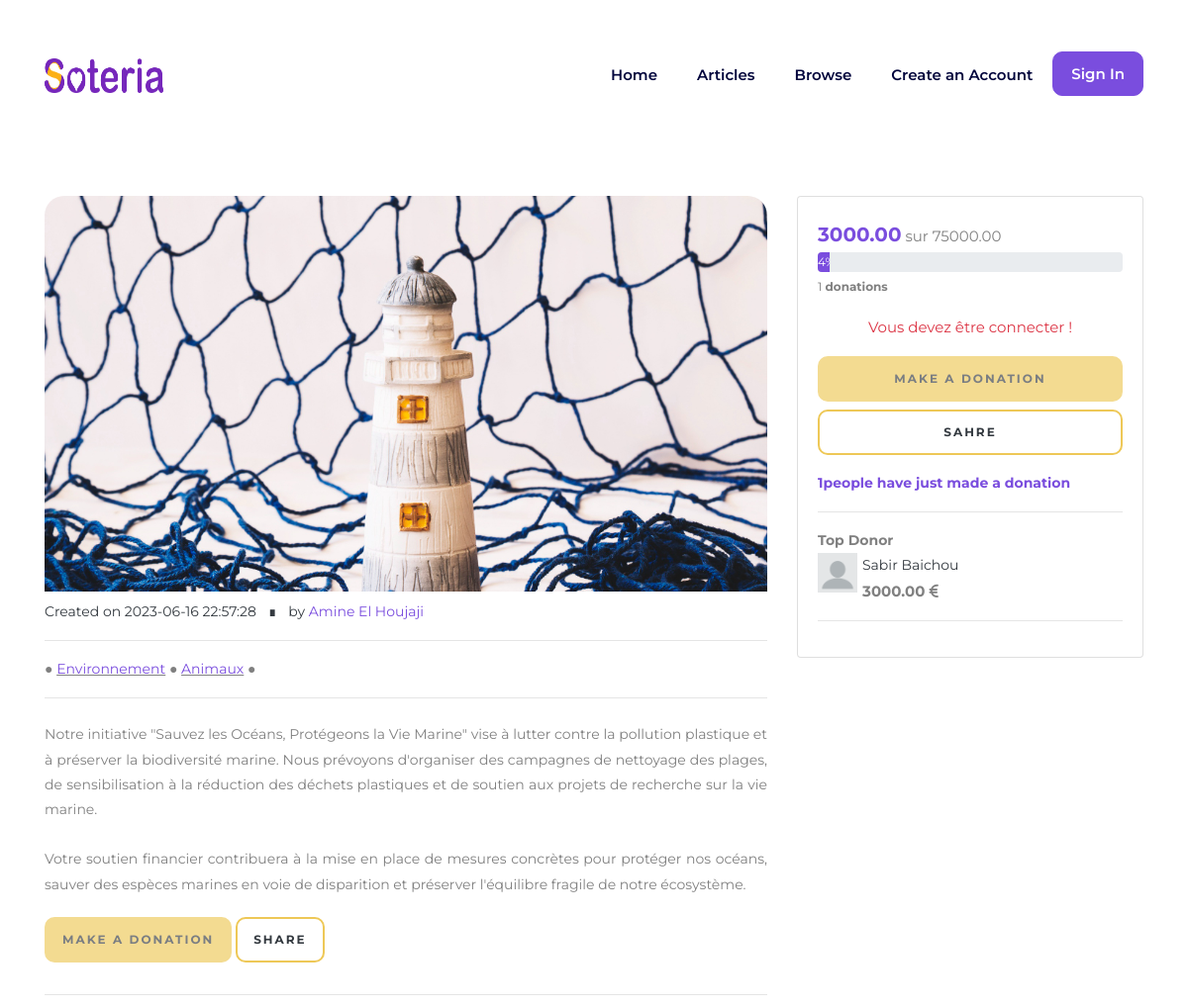
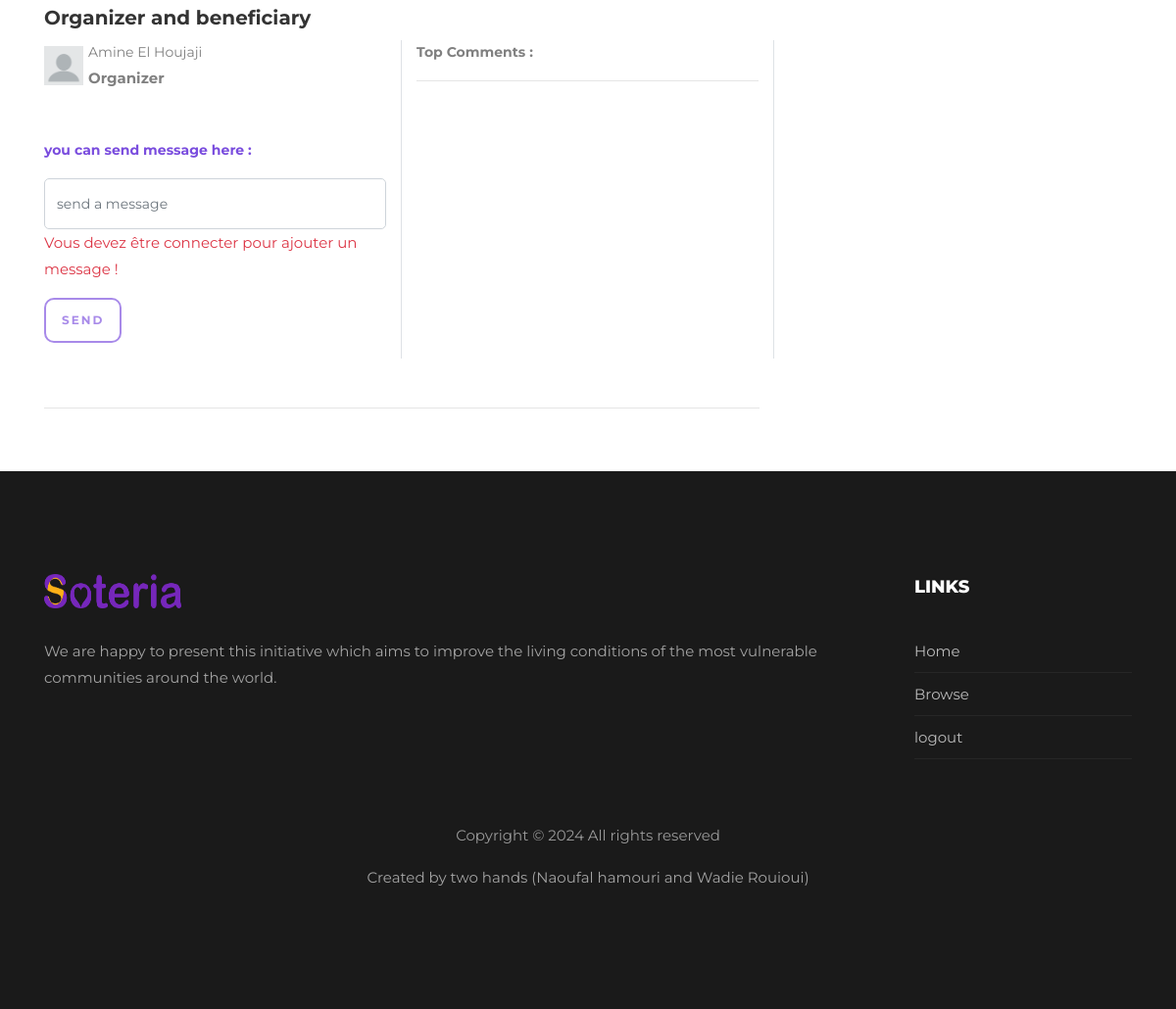
/campaign&campaign_id=2, run on the app's committed database (2 pictures, top to bottom).
### tables this page shows
CREATE TABLE `campaigns` (
  `campaign_id` int(11) NOT NULL,
  `user_id` int(11) DEFAULT NULL,
  `title` varchar(255) DEFAULT NULL,
  `description` text DEFAULT NULL,
  `image` varchar(255) NOT NULL,
  `goal_amount` decimal(10,2) DEFAULT NULL,
  `current_amount` decimal(10,2) DEFAULT NULL,
  `deadline_date` date DEFAULT NULL,
  `campaign_status` enum('draft','active','completed') DEFAULT 'active',
  `date_created` timestamp NOT NULL DEFAULT current_timestamp(),
  `date_updated` timestamp NOT NULL DEFAULT current_timestamp() ON UPDATE current_timestamp()
);

CREATE TABLE `users` (
  `user_id` int(11) NOT NULL,
  `first_name` varchar(50) DEFAULT NULL,
  `last_name` varchar(50) DEFAULT NULL,
  `email` varchar(50) DEFAULT NULL,
  `password` varchar(255) DEFAULT NULL,
  `rank` enum('0','1','2') NOT NULL,
  `avatar` varchar(255) NOT NULL DEFAULT 'public/img/avatars/default.jpg',
  `date_created` timestamp NOT NULL DEFAULT current_timestamp(),
  `date_updated` timestamp NOT NULL DEFAULT current_timestamp() ON UPDATE current_timestamp()
);

CREATE TABLE `campaign_categories` (
  `category_id` int(11) NOT NULL,
  `category_name` varchar(50) DEFAULT NULL,
  `icon` varchar(255) NOT NULL,
  `date_created` timestamp NOT NULL DEFAULT current_timestamp(),
  `date_updated` timestamp NOT NULL DEFAULT current_timestamp() ON UPDATE current_timestamp()
);

### controller/frontend.php (called while the page is built, shortened)
<?php
require('model/frontend.php');
function campaignPage(){
    $poste = getCampaign($_GET['campaign_id']);
    $nbDonation = numDonationsOfCampaign($_GET['campaign_id']);
    $nbDonation = $nbDonation->fetch();
    $donators = whoDonate($_GET['campaign_id']);
    $donators = $donators->fetchAll();
    require("view/campaign.php");
}

### model/frontend.php (called while the page is built, shortened)
<?php
function dbConnect(){
    try{
        $db = new PDO("mysql:host=localhost;dbname=soteria;charset=utf8","root","");
        $db->setAttribute(PDO::ATTR_ERRMODE, PDO::ERRMODE_EXCEPTION);
        return $db;
    }catch(PDOEcxeption $e){
        die("Erreur - " . $e->getMessage());
    }
}
function getCampaign($id){
    $db = dbConnect();
    $req = $db->prepare("SELECT c.*,cc.category_name,cc.category_id,u.first_name,u.last_name,u.avatar FROM users u INNER JOIN campaigns c ON u.user_id = c.user_id INNER JOIN campaign_category_map ccm ON c.campaign_id=ccm.campaign_id INNER JOIN campaign_categories cc ON cc.category_id = ccm.category_id WHERE c.campaign_id = ?");
    $req->execute(array($id));
    return $req;
}
function numDonationsOfCampaign($id){
    $db = dbConnect();
    $req = $db->prepare("SELECT count(*) as numDonations FROM donations WHERE campaign_id = ?");
    $req->execute(array($id));
    return $req;
}
function whoDonate($id){
    $db = dbConnect();
    $req = $db->prepare("SELECT count(*) as nbDonateur,u.avatar,u.first_name,u.last_name,d.anonymous_donation,SUM(d.amount) as don FROM campaigns c JOIN donations d ON c.campaign_id = d.campaign_id JOIN users u ON d.user_id = u.user_id  WHERE c.campaign_id = ? GROUP BY d.user_id ORDER BY d.amount LIMIT 5");
    $req->execute(array($id));
    return $req;
}

### view/campaign.php (the view, shortened to what this page needs)
<?php include 'partials/_navbar.php' ?>
<?php if($poste->rowCount() == 0) header('Location: campaigns'); else $poste = $poste->fetchAll(); ?>
<?php $percentage = floor(($poste[0]['current_amount'] / $poste[0]['goal_amount']) * 100); ?>
<section class="ftco-section ftco-no-pb">
        <div class="container pb-5 pt-5">
            <div class="row">
            </div>
            <div class="row">
                <div class="col-12 col-md-8">
                    <div class="causes">
                        <div class="img w-100" style="background-image: url(<?= $poste[0]['image'] ?>); height: 400px;"></div>
                        <p class="text-dark mt-2" style="font-size: 14px;">Created on <?= $poste[0]['date_created'] ?> <span
                                class="mx-2">∎</span> by <span class="text-secondary"><?= $poste[0]['first_name'] . " " . $poste[0]['last_name'] ?></span></p>
                        <hr>
                        <p style="font-size: 14px;">●
                            <?php foreach($poste as $p){ ?>
                                <u><a class="text-secondary" href="campaigns&category_id=<?= $p['category_id'] ?>"><?= $p['category_name'] ?></a></u> ●
                            <?php } ?>
                        </p>
                        <hr>
                        <div class="description">
                            <p style="font-size: 14px;" class="text-justify mt-4">
                            <?= $poste[0]['description'] ?>
                            </p>
                            <p class="mb-2 d-inline-block"><a href="donate&campaign_id=<?= $_GET['campaign_id'] ?>" class="btn btn-primary text-dark w-100 <?= (!isset($_SESSION['user_id'])) ? "disabled" : "" ?>">make a donation</a></p>
                            <p class="mt-1 d-inline-block"><a href="#"
                                    class="btn btn-primary btn-outline-primary text-dark w-100">Share</a></p>
                        </div>
                        <hr>
                        <div class="organisateur">
                            <h5 class="font-weight-bold">Organizer and beneficiary</h5>
                            <div class="row">
                                <div class="col-6 col-md-6 border-right">
                                    <div class="d-flex align-items-center" style="gap: 5px;">
                                        <div class="profile-pic">
                                            <img src="<?= $poste[0]['avatar'] ?>" class="img-responsive" width="40" height="40"
                                                alt="">
                                        </div>
                                        <div class="content">
                                            <p class="m-0" style="font-size: 14px;"><?= $poste[0]['first_name'] . " " . $poste[0]['last_name'] ?></p>
                                            <p class="m-0 font-weight-bold">Organizer</p>
                                        </div>
                                    </div>
                                    <p style="font-size: 14px;" class="mt-5 text-secondary font-weight-bold"> you can send message here : </p>
                                    <p class="mt-3"><div class="form-group ">
                                    <form action="" method="POST" >
                            <div class="input-wrap">
                                <input type="text" name="message" class="form-control" placeholder="send a message">
                            </div>
                            <?= (!isset($_SESSION['user_id'])) ? "<p class='text-danger '>Vous devez être connecter pour ajouter un message !</p>" : "" ?>
                            <p class="mt-3"> <input type="submit" name="sendMessage" value="Send"<?= (!isset($_SESSION['user_id'])) ? 'disabled="disabled"' : "" ?> class="btn btn-secondary btn-outline-secondary  "></p>
                                    </form>
                        </div>
                    </p>
                                </div>
                                <div class="col-6 col-md-6 border-right">
                                <p class="font-weight-bold m-0" style="font-size: 14px;">Top Comments : </p>
                                    <hr>
                                </div>
                            </div>
                        </div>
                    </div>
                    <hr>
                </div>
                <div class="col-md-4 d-none d-md-block position-relative">
                    <div class="card position-sticky" style="top: 1rem;">
                        <div class="card-body">
                            <div class="goal">
                                <p class="m-0"><span class="text-secondary font-weight-bold"
                                        style="font-size: 20px;"><?= $poste[0]['current_amount'] ?></span> sur
                                    <span><?= $poste[0]['goal_amount'] ?></span>
                                </p>
                                <div class="progress" style="height:20px">
                                    <div class="progress-bar bg-secondary" style="width:<?= $percentage ?>%; height:20px"><?= $percentage ?>%
                                    </div>
                                </div>
                            </div>
                            <p class="mt-1" style="font-size: 12px;"><?= $nbDonation[0] ?> <span class="font-weight-bold">donations</span>
                            </p>
                            <?= (!isset($_SESSION['user_id'])) ? "<p class='text-danger text-center'>Vous devez être connecter !</p>" : "" ?>
                            <p class="mb-2"><a href="donate&campaign_id=<?= $_GET['campaign_id'] ?>" class="btn btn-primary text-dark w-100 <?= (!isset($_SESSION['user_id'])) ? "disabled" : "" ?>">make a donation</a>
                            </p>
                            <p class="mt-1"><a href="#"
                                    class="btn btn-primary btn-outline-primary text-dark w-100">Sahre</a></p>
                            <p style="font-size: 14px;" class="m-0 text-secondary font-weight-bold"><?= (count($donators) != 0) ? $donators[0]['nbDonateur'] . "people have just made a donation": "No one has yet had an operation" ?>
                            </p>
                            <hr>
                            <p class="font-weight-bold m-0" style="font-size: 14px;">
Top Donor</p>
                            <?php if(count($donators) != 0 ){
                            ?>
                            <?php foreach($donators as $donator){ ?>
                                    <div class="d-flex" style="gap: 5px;">
                                        <div class="profile-pic">
                                            <img src="<?= $donator['avatar'] ?>" class="img-responsive" width="40" height="40"
                                                alt="">
                                        </div>
                                        <div class="content">
                                            <p class="m-0 text-dark" style="font-size: 14px;">
                                            <?= ($donator['anonymous_donation'] == 1 ) ? "Anonyme" : $donator['first_name']  . " " . $donator['last_name']?>
                                            </p>
                                            <p class="m-0 font-weight-bold"><?= $donator['don'] ?> <i class="fa-solid fa-euro-sign"></i></p>
                                        </div>
                                    </div>
                            <?php } ?>
                            <?php } ?>
                            <hr>
                        </div>
                    </div>
                </div>
            </div>
        </div>
    </section>
<?php include 'partials/_footer.php' ?>
<?php $content=ob_get_clean();?>
<?php require('template.php');?>

### view/partials/_navbar.php (shortened to what this page needs)
<nav class="navbar navbar-expand-lg navbar-dark ftco_navbar bg-dark ftco-navbar-light " id="ftco-navbar">
    <div class="container">
        <a class="navbar-brand" href="home">
            <img src="public/img/home/logo.png" width="120" height="35" alt="">
        </a>
        <div class="collapse navbar-collapse" id="ftco-nav">
            <ul class="navbar-nav ml-auto">
                <li class="nav-item"><a href="home" class="nav-link">Home</a></li>
                <li class="nav-item"><a href="articles" class="nav-link">Articles</a></li>
                <li class="nav-item m-0"><a href="campaigns" class="nav-link">Browse</a></li>
                <?php if(!isset($_SESSION['user_id'])){ ?>
                <li class="nav-item"><a href="signup" class="nav-link">Create an Account</a></li>
                <li class="nav-item cta"><a href="login" class="nav-link">Sign In</a></li>
                <?php } ?>
            </ul>
        </div>
    </div>
</nav>

### view/partials/_footer.php (shortened to what this page needs)
<footer class="footer">
    <div class="container">
        <div class="row">
            <div class="col-md-6 col-lg-9 mb-4 mb-md-0">
                <h2 class="footer-heading">
                    <img src="public/img/home/logo.png" width="140" height="35" alt="">
                </h2>
                <p>
                    We are happy to present this initiative which aims to improve the living conditions of the most vulnerable communities around the world.
                </p>
                <ul class="ftco-footer-social p-0">
                </ul>
            </div>
            <div class="col-md-6 col-lg-3 pl-lg-5 mb-4 mb-md-0">
                <h2 class="footer-heading">Links</h2>
                <ul class="list-unstyled">
                    <li><a href="#" class="py-2 d-block">Home</a></li>
                    <li><a href="#" class="py-2 d-block">Browse</a></li>
                    <li><a href="#" class="py-2 d-block">logout</a></li>
                </ul>
            </div>
        </div>
        <div class="row mt-5">
            <div class="col-md-12 text-center">
                <p class="copyright">
                    Copyright &copy;
                    <script>document.write(new Date().getFullYear());</script> All rights reserved <p>Created by two hands (Naoufal hamouri and Wadie Rouioui) </p>
                </p>
            </div>
        </div>
    </div>
</footer>

### index.php (shortened to what this page needs)
<?php
require('controller/frontend.php');
$url = '';
if(isset($_GET['url'])){
    $url = explode('/',$_GET['url']);
}
if($url == ''){
    header("Location: home");
}else if($url[0] == 'donate'){
    if(!isset($_SESSION['user_id'])){header("Location: home"); return;}
    if(count($url) > 1){header("Location: ../{$url[0]}"); return;}
    if(!isset($_GET['campaign_id'])){header("Location: campaigns"); return;}
    donationPage();
}else if($url[0] == 'create'){
    if(!isset($_SESSION['user_id'])){header("Location: home"); return;}
    if(count($url) > 1){header("Location: ../{$url[0]}"); return;}
    createPage();
}else if($url[0] == 'home'){
    if(count($url) > 1){header("Location: ../{$url[0]}"); return;}
    homePage();
}else if($url[0] == 'articles'){
    if(count($url) > 1){header("Location: ../{$url[0]}"); return;}
    ArticlesPage();
}else if($url[0] == 'campaign'){
    campaignPage();
}else if($url[0] == 'campaigns'){
    if(count($url) > 1){header("Location: ../{$url[0]}"); return;}
    campaignsPage();
}else if($url[0] == 'profile'){
    if(!isset($_SESSION['user_id'])){header("Location: home"); return;}
    if(count($url) > 1){header("Location: ../{$url[0]}"); return;}
    profilePage();
}else if($url[0] == 'login'){
    if(isset($_SESSION['user_id'])){header("Location: home"); return;}
    if(count($url) > 1){header("Location: ../{$url[0]}"); return;}
    loginPage();
}else if($url[0] == 'signup'){
    if(isset($_SESSION['user_id'])){header("Location: home"); return;}
    if(count($url) > 1){header("Location: ../{$url[0]}"); return;}
    signUpPage();
}else if($url[0] == 'panel'){
    if(!isset($_SESSION['user_id'])){header("Location: login"); return;}
    if($_SESSION['rank'] == 0){
        if(count($url) >= 2 ){header("Location: ../home");return;}
        if(count($url) < 2){header("Location: home");return;}
    }
    if(count($url) > 2){header("Location: ../../{$url[0]}"); return;}
    if(isset($url[1])){
        if($url[1] == "membres"){panelMembresPage(); return;}
        if($url[1] == "paiement"){panelPaiementPage(); return;}
    }
    panelPage();
}else if($url[0] == 'signout'){
    session_destroy();
    header("Location: home");
}
else{
    header("Location: 404");
}

### view/template.php (shortened to what this page needs)
<!DOCTYPE html>
<html lang="en">
<head>
		<link rel="stylesheet" href="https://cdnjs.cloudflare.com/ajax/libs/font-awesome/6.4.0/css/all.min.css" />
	<link rel="stylesheet" href="public/css/animate.css">
	<link rel="stylesheet" href="public/css/owl.carousel.min.css">
	<link rel="stylesheet" href="public/css/owl.theme.default.min.css">
	<link rel="stylesheet" href="public/css/magnific-popup.css">
	<link rel="stylesheet" href="public/css/bootstrap-datepicker.css">
	<link rel="stylesheet" href="public/css/jquery.timepicker.css">
	<link rel="stylesheet" href="public/css/flaticon.css">
	<link rel="stylesheet" href="public/css/style.css">
</head>
<body>
    <?= $content ?>
</body>
</html>

### data on the page
campaigns: image (picture), date_created "2023-06-16 22:57:28", description "Notre initiative \"Sauvez les Océans, Protégeons la Vie Marine\" vise à lutter contre la pollution plastique et à préserver la biodiversité marine. Nous prévoyons d'organiser des campagnes de nettoyage des plages, de sensibilisation à la réduction des déchets plastiques et de soutien aux projets de recherche sur la vie marine. Votre soutien financier contribuera à la mise en place de mesures concrètes pour protéger nos océans, sauver des espèces marines en voie de disparition et préserver l'équilibre fragile de notre écosystème.", current_amount "3000.00", goal_amount "75000.00", percentage "4"
users: first_name "Amine", last_name "El Houjaji", campaign_categories.category_name "Environnement", campaign_categories.category_name "Animaux", avatar (placeholder picture)

### other printed values
$nbDonation[0] "1"
$donators[0]['nbDonateur'] "1"
$donator['first_name'] "Sabir"
$donator['last_name'] "Baichou"
$donator['don'] "3000.00"
